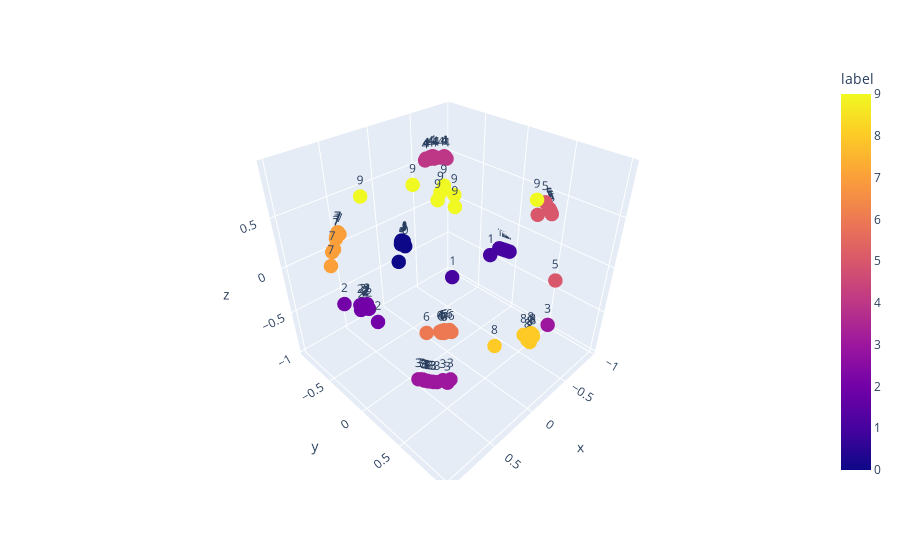

Notebook cell for this chart:
### Code cell
df = pd.DataFrame({'x': embeds[:, 0], 
                   'y': embeds[:, 1], 
                   'z': embeds[:, 2], 
                   'label': batch_labels.numpy()})

fig = px.scatter_3d(df, x='x', y='y', z='z',
                      color='label', text='label')
fig.update_traces(marker_size = 5)
fig.show()
